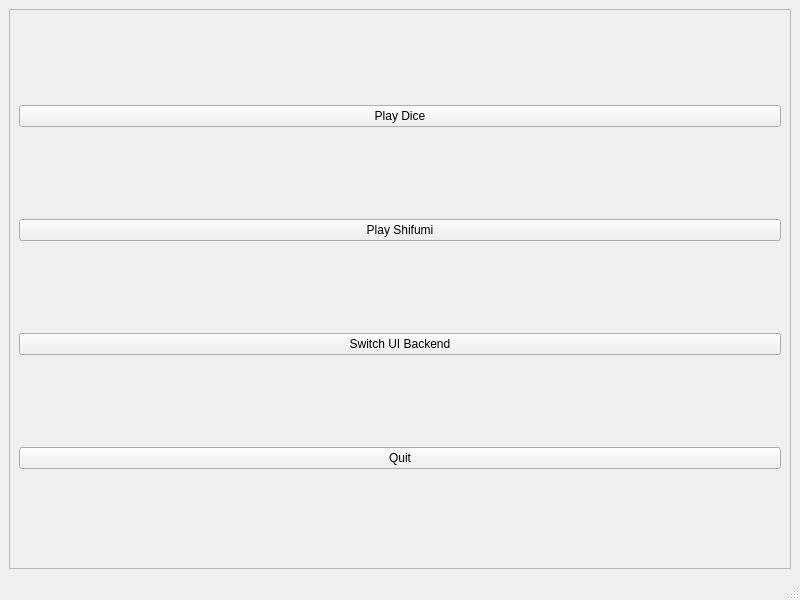
<?xml version="1.0" encoding="UTF-8"?>
<ui version="4.0">
 <class>ShifumiQtUi</class>
 <widget class="QMainWindow" name="ShifumiQtUi">
  <property name="geometry">
   <rect>
    <x>0</x>
    <y>0</y>
    <width>800</width>
    <height>600</height>
   </rect>
  </property>
  <property name="windowTitle">
   <string>MainWindow</string>
  </property>
  <widget class="QWidget" name="centralwidget">
   <layout class="QHBoxLayout" name="horizontalLayout">
    <item>
     <widget class="QFrame" name="mainFrame">
      <property name="frameShape">
       <enum>QFrame::Shape::StyledPanel</enum>
      </property>
      <property name="frameShadow">
       <enum>QFrame::Shadow::Raised</enum>
      </property>
      <layout class="QVBoxLayout" name="verticalLayout">
       <item>
        <widget class="QPushButton" name="playDiceButton">
         <property name="text">
          <string>Play Dice</string>
         </property>
        </widget>
       </item>
       <item>
        <widget class="QPushButton" name="playShifumiButton">
         <property name="text">
          <string>Play Shifumi</string>
         </property>
        </widget>
       </item>
       <item>
        <widget class="QPushButton" name="switchUiBackendButton">
         <property name="text">
          <string>Switch UI Backend</string>
         </property>
        </widget>
       </item>
       <item>
        <widget class="QPushButton" name="quitButton">
         <property name="text">
          <string>Quit</string>
         </property>
        </widget>
       </item>
      </layout>
     </widget>
    </item>
   </layout>
  </widget>
  <widget class="QMenuBar" name="menubar">
   <property name="geometry">
    <rect>
     <x>0</x>
     <y>0</y>
     <width>800</width>
     <height>33</height>
    </rect>
   </property>
  </widget>
  <widget class="QStatusBar" name="statusbar"/>
 </widget>
 <resources/>
 <connections/>
</ui>
